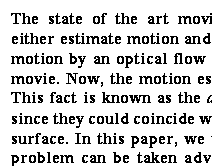
#> input picture comput_vision/1task/text.bmp, 212 x 166 px
$ python main.py   (older library calls are emulated)
#> lines starting #> are read from the running program, lines starting #| are printed output that depends on the picture; after the words box and inside, x2 and y2 are one past the last pixel; in counts of white or black regions, pixels touching at a corner belong together
#> in readImg, returned value is the input picture: shape (166, 212, 3); values 25 (black) and 229 (white), 82.9% white; black in thin lines or dots, all inside (x1, y1, x2, y2) = (11, 13, 212, 166)
__author__ = 'kate'
import cv2


def showImg(name, mat):
    cv2.imshow(name, mat)
    key = cv2.waitKey(0)
    if key == 27:  # wait for ESC key to exit
        cv2.destroyWindow(name)

def saveImg(name, mat):
    cv2.imwrite(name, mat)

def saveBinImg(binImg):
    saveImg("rezBin.bmp", binImg)


def createBinaryImg(inImg):
    blurImg = cv2.GaussianBlur(inImg, (39, 21), 0)
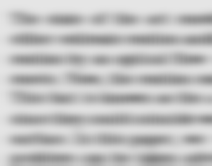
#> blurImg: shape (166, 212, 3); min 137, max 229, mean 194
    laplacian = cv2.Laplacian(blurImg, cv2.CV_32F, None, ksize=21, scale=1)
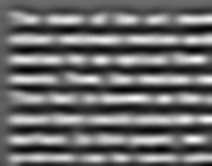
#> laplacian: shape (166, 212, 3) float32; min -7.26e+11, max 9.96e+11, mean -1.53e+09; drawn with min black and max white
    thresh = cv2.threshold(laplacian, 0, 255, cv2.THRESH_BINARY)[1]
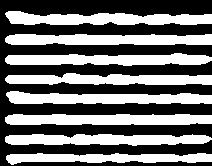
#> thresh: shape (166, 212, 3) float32; 44.5% white; 8 white regions, largest, box (x1, y1, x2, y2) and area: (5, 11, 212, 25) 2066, (5, 114, 212, 125) 2060, (5, 34, 212, 45) 2031
    saveBinImg(thresh)
    return thresh

def readImg(name):
    return cv2.imread(name, 1)


inImg = readImg("text.bmp")
binImg = createBinaryImg(inImg)
showImg("RESULT", binImg)
#> (key Esc is pressed here)
